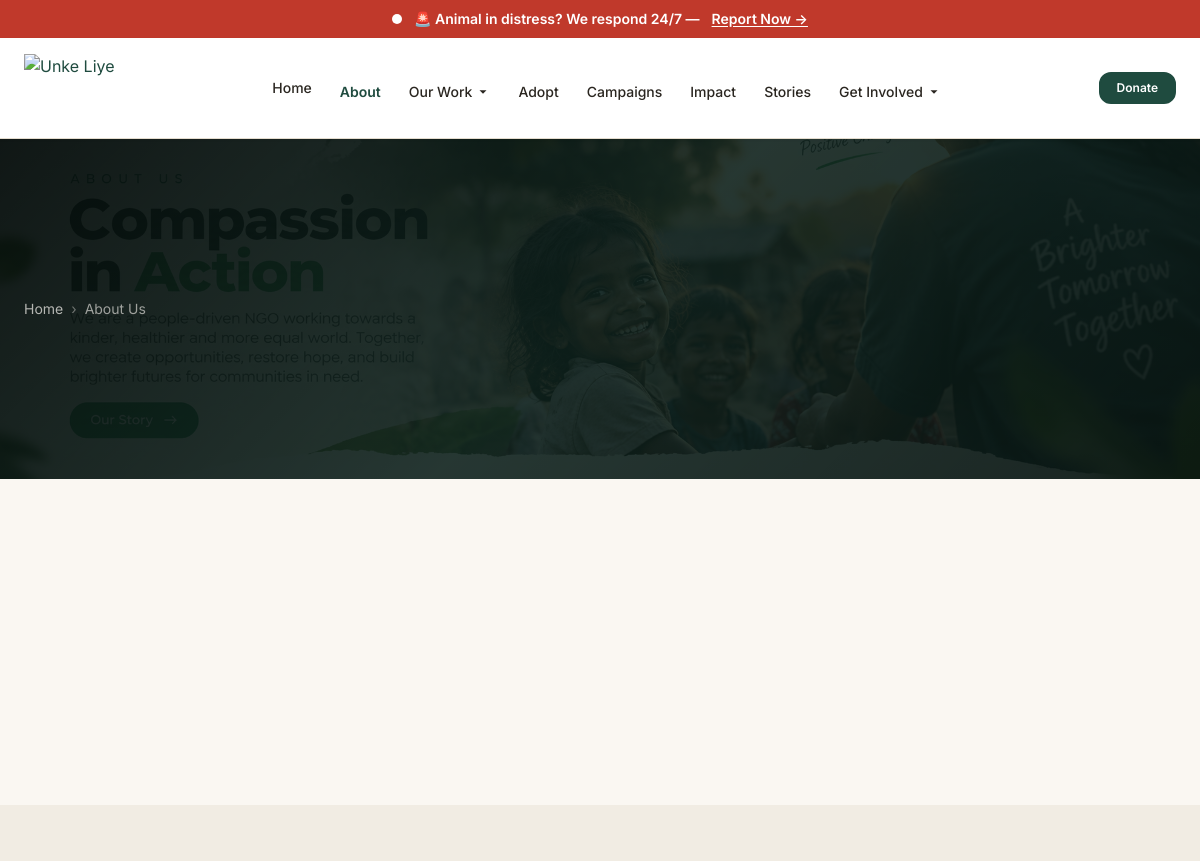
Page /about/ (upper part) on the earlier database version.
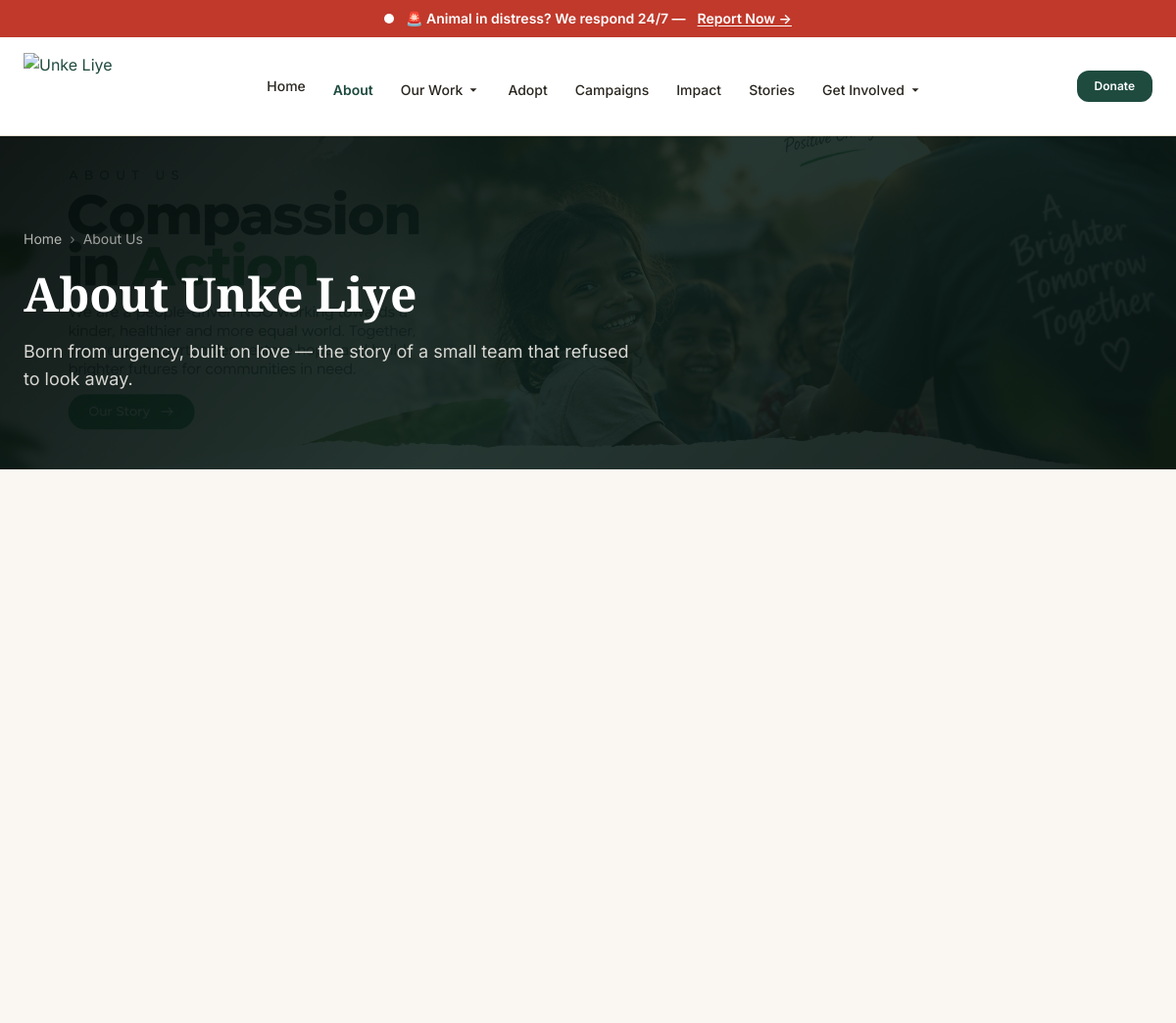
Same page on the later database version.
### content_managerr/models.py (models this page shows, shortened)
class About(models.Model):
    heading = models.CharField(max_length=200, default='About Unke Liye')
    content = models.TextField(default='Unke Liye is a non-profit organization dedicated to rescuing and protecting animals, advocating for communities, and promoting environmental sustainability across India. Our mission is to create a world where every life is valued and cared for.')
    vision_heading = models.CharField(max_length=200, default='Our Vision')
    vision_content = models.TextField(default='To create a compassionate society where animals, communities,and the environment are respected and nurtured.')
    mission_heading = models.CharField(max_length=200, default='Our Mission')
    mission_content = models.TextField(default='To rescue, protect, and advocate for animals, communities, and the environment through direct action, education, and collaboration.')
    updated_at = models.DateTimeField(auto_now=True)

### public/views.py (the view)
# urls.py: path("about/", views.about, name="about"),
def about(request):
    about_banner = Banner.objects.filter(page='about', is_active=True).first()
    about_content = About.objects.first()
    team_members = about_team.objects.all()
    journey_entries = about_journey.objects.all().order_by('year')
    about_partner = about_partners.objects.all()
    about_storys = about_story.objects.first()
    return render(request, "public-temp/about.html", {"about_banner": about_banner,"about_content": about_content,"team_members": team_members, "journey_entries": journey_entries, "about_partners": about_partner, "about_storys": about_storys})

### templates/public-temp/about.html (shortened to what this page needs)
{% load static %}
<!DOCTYPE html>
<html lang="en">
<head>
  <link rel="stylesheet" href="{% static 'public-assets/css/variables.css' %}" />
  <link rel="stylesheet" href="{% static 'public-assets/css/base.css' %}" />
  <link rel="stylesheet" href="{% static 'public-assets/css/components.css' %}" />
  <link rel="stylesheet" href="{% static 'public-assets/css/animations.css' %}" />
</head>
<body>
<div class="emergency-bar" role="banner">
  <span class="pulse-dot" aria-hidden="true"></span>
  <span>🚨 Animal in distress? We respond 24/7 —</span>
  <a href="{% url 'public:report_animal' %}">Report Now →</a>
</div>
<header class="site-header" role="banner">
  <div class="container">
    <nav class="nav-inner" aria-label="Main navigation">
      <a href="{% url 'public:home' %}" class="nav-logo" aria-label="Unke Liye — Home"><img src="{% static 'public-assets/images/logo.png' %}" alt="Unke Liye" class="nav-logo-img" /></a>
      <ul class="nav-menu" role="list">
        <li class="nav-item"><a href="{% url 'public:home' %}" class="nav-link">Home</a></li>
        <li class="nav-item"><a href="{% url 'public:about' %}" class="nav-link active">About</a></li>
        <li class="nav-item">
          <a href="#" class="nav-link" aria-haspopup="true">Our Work <svg viewBox="0 0 16 16" fill="currentColor" width="14" height="14" aria-hidden="true"><path d="M4 6l4 4 4-4"/></svg></a>
        </li>
        <li class="nav-item"><a href="{% url 'public:adopt' %}" class="nav-link">Adopt</a></li>
        <li class="nav-item"><a href="{% url 'public:campaigns' %}" class="nav-link">Campaigns</a></li>
        <li class="nav-item"><a href="{% url 'public:impact' %}" class="nav-link">Impact</a></li>
        <li class="nav-item"><a href="{% url 'public:stories' %}" class="nav-link">Stories</a></li>
        <li class="nav-item">
          <a href="#" class="nav-link" aria-haspopup="true">Get Involved <svg viewBox="0 0 16 16" fill="currentColor" width="14" height="14" aria-hidden="true"><path d="M4 6l4 4 4-4"/></svg></a>
        </li>
      </ul>
      <div class="nav-actions">
        <a href="{% url 'public:donate' %}" class="btn btn--primary btn--sm">Donate</a>
      </div>
    </nav>
  </div>
</header>
<div class="nav-mobile-panel" role="dialog" aria-modal="true" aria-label="Navigation menu">
</div>
<main id="main-content">
  <div class="page-hero" style="--ph-img: url('{{ about_banner.image.url }}')">
    <div class="container page-hero-content">
      <nav class="breadcrumb" aria-label="Breadcrumb">
        <a href="{% url 'public:home' %}">Home</a>
        <span class="breadcrumb-sep" aria-hidden="true">›</span>
        <span aria-current="page">About Us</span>
      </nav>
      <h1>{{about_content.heading}}</h1>
      <p>{{about_content.content }}</p>
    </div>
  </div>
  <section class="section" aria-labelledby="vision-heading">
    <div class="container">
      <div class="vision-mission-grid">
      </div>
    </div>
  </section>
  <section class="section section--alt" aria-labelledby="story-heading">
  </section>
</main>
</body>
</html>

### static/public-assets/css/variables.css (style rules this page uses)
:root { --color-bg: #FAF7F2; --color-surface: #FFFFFF; --color-surface-alt: #F1ECE3; --color-text: #2A2620; --color-text-muted: #6B6459; --color-border: #E4DCCE; --color-primary: #1F4B3F; --color-primary-dark: #163A31; --color-primary-light: #EAF2EE; --color-care: #C97C4D; --color-protect: #3E7D5C; --color-restore: #3D7A9E; --color-respond: #B4432E; --color-urgent: #C0392B; --color-urgent-dark: #9B2F22; --color-urgent-tint: #FBEAE7; --color-success: #2F7A4F; --color-warning: #B8860B; --color-error: #C0392B; --font-display: 'Playfair Display', Georgia, serif; --font-body: 'Inter', system-ui, -apple-system, sans-serif; --text-xs: 0.75rem; --text-sm: 0.875rem; --text-base: 1rem; --text-lg: 1.125rem; --text-xl: 1.25rem; --text-2xl: 1.5rem; --text-3xl: 1.875rem; --text-4xl: 2.25rem; --text-5xl: 3rem; --text-6xl: 3.75rem; --leading-tight: 1.2; --leading-snug: 1.375; --leading-normal: 1.6; --leading-relaxed: 1.75; --font-weight-normal: 400; --font-weight-medium: 500; --font-weight-semibold: 600; --font-weight-bold: 700; --space-1: 0.25rem; --space-2: 0.5rem; --space-3: 0.75rem; --space-4: 1rem; --space-5: 1.25rem; --space-6: 1.5rem; --space-8: 2rem; --space-10: 2.5rem; --space-12: 3rem; --space-16: 4rem; --space-20: 5rem; --space-24: 6rem; --space-32: 8rem; --radius-sm: 6px; --radius-md: 12px; --radius-lg: 20px; --radius-xl: 28px; --radius-full: 9999px; --shadow-xs: 0 1px 3px rgba(42,38,32,0.06); --shadow-sm: 0 2px 8px rgba(42,38,32,0.08); --shadow-md: 0 4px 16px rgba(42,38,32,0.10); --shadow-lg: 0 8px 32px rgba(42,38,32,0.12); --shadow-xl: 0 16px 48px rgba(42,38,32,0.14); --transition-fast: 150ms ease-out; --transition-base: 250ms ease-out; --transition-slow: 400ms ease-in-out; --transition-reveal: 600ms ease-in-out; --max-width: 1200px; --max-width-narrow: 800px; --max-width-wide: 1400px; --z-below: -1; --z-base: 0; --z-raised: 10; --z-sticky: 100; --z-overlay: 200; --z-modal: 300; --z-toast: 400; --z-top: 500; }

### static/public-assets/css/base.css (style rules this page uses)
*, *::before, *::after { box-sizing: border-box; margin: 0; padding: 0; }
html { font-size: 16px; scroll-behavior: smooth; -webkit-text-size-adjust: 100%; }
body { font-family: var(--font-body); font-size: var(--text-base); font-weight: var(--font-weight-normal); line-height: var(--leading-normal); color: var(--color-text); background-color: var(--color-bg); -webkit-font-smoothing: antialiased; -moz-osx-font-smoothing: grayscale; overflow-x: hidden; }
h1, h2, h3, h4, h5, h6 { font-family: var(--font-display); font-weight: var(--font-weight-bold); line-height: var(--leading-tight); color: var(--color-text); }
h1 { font-size: clamp(var(--text-3xl), 5vw, var(--text-5xl)); }
p { line-height: var(--leading-normal); color: var(--color-text); }
a { color: var(--color-primary); text-decoration: underline; text-underline-offset: 3px; transition: color var(--transition-base); }
ul, ol { padding-left: var(--space-6); line-height: var(--leading-relaxed); }
li + li { margin-top: var(--space-2); }
img, video, svg { display: block; max-width: 100%; height: auto; }
.container { width: 100%; max-width: var(--max-width); margin-inline: auto; padding-inline: var(--space-6); }
.section { padding-block: var(--space-20); }

### static/public-assets/css/animations.css (style rules this page uses)
.page-transition { animation: fadeIn 0.4s ease-out; }

### templates/public-temp/about.html (style rules this page uses)
.vision-mission-grid { display: grid; grid-template-columns: 1fr; gap: var(--space-8); }
@media (min-width: 768px) { .vision-mission-grid { grid-template-columns: 1fr 1fr; } }

Differences in the rows shown:
added About: heading "About Unke Liye", content "Born from urgency, built on love — the story of a small team that refused to look away."
